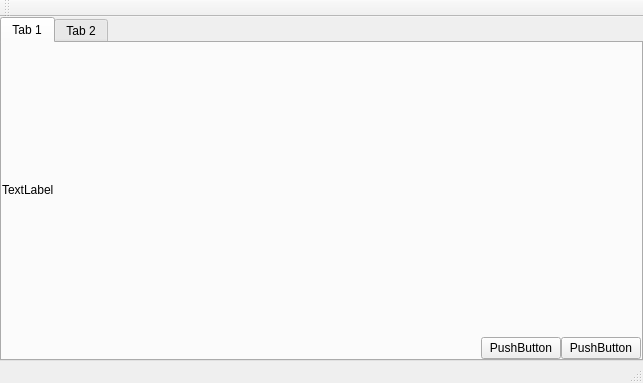
<?xml version="1.0" encoding="UTF-8"?>
<ui version="4.0">
 <class>MainWindow</class>
 <widget class="QMainWindow" name="MainWindow">
  <property name="geometry">
   <rect>
    <x>0</x>
    <y>0</y>
    <width>643</width>
    <height>383</height>
   </rect>
  </property>
  <property name="windowTitle">
   <string>MainWindow</string>
  </property>
  <widget class="QWidget" name="centralWidget">
   <layout class="QVBoxLayout" name="verticalLayout">
    <property name="spacing">
     <number>0</number>
    </property>
    <property name="leftMargin">
     <number>0</number>
    </property>
    <property name="topMargin">
     <number>0</number>
    </property>
    <property name="rightMargin">
     <number>0</number>
    </property>
    <property name="bottomMargin">
     <number>0</number>
    </property>
    <item>
     <widget class="QTabWidget" name="tabWidget">
      <property name="currentIndex">
       <number>0</number>
      </property>
      <widget class="QWidget" name="tab">
       <attribute name="title">
        <string>Tab 1</string>
       </attribute>
       <layout class="QVBoxLayout" name="verticalLayout_2">
        <property name="spacing">
         <number>0</number>
        </property>
        <property name="leftMargin">
         <number>0</number>
        </property>
        <property name="topMargin">
         <number>0</number>
        </property>
        <property name="rightMargin">
         <number>0</number>
        </property>
        <property name="bottomMargin">
         <number>0</number>
        </property>
        <item>
         <widget class="QLabel" name="label">
          <property name="sizePolicy">
           <sizepolicy hsizetype="Preferred" vsizetype="Expanding">
            <horstretch>0</horstretch>
            <verstretch>0</verstretch>
           </sizepolicy>
          </property>
          <property name="text">
           <string>TextLabel</string>
          </property>
         </widget>
        </item>
        <item>
         <layout class="QHBoxLayout" name="horizontalLayout">
          <property name="spacing">
           <number>0</number>
          </property>
          <item>
           <spacer name="horizontalSpacer">
            <property name="orientation">
             <enum>Qt::Horizontal</enum>
            </property>
            <property name="sizeHint" stdset="0">
             <size>
              <width>40</width>
              <height>20</height>
             </size>
            </property>
           </spacer>
          </item>
          <item>
           <widget class="QPushButton" name="pushButton">
            <property name="text">
             <string>PushButton</string>
            </property>
           </widget>
          </item>
          <item>
           <widget class="QPushButton" name="pushButton_2">
            <property name="text">
             <string>PushButton</string>
            </property>
           </widget>
          </item>
         </layout>
        </item>
       </layout>
      </widget>
      <widget class="QWidget" name="tab_2">
       <attribute name="title">
        <string>Tab 2</string>
       </attribute>
      </widget>
     </widget>
    </item>
   </layout>
  </widget>
  <widget class="QMenuBar" name="menuBar">
   <property name="geometry">
    <rect>
     <x>0</x>
     <y>0</y>
     <width>643</width>
     <height>22</height>
    </rect>
   </property>
  </widget>
  <widget class="QToolBar" name="mainToolBar">
   <attribute name="toolBarArea">
    <enum>TopToolBarArea</enum>
   </attribute>
   <attribute name="toolBarBreak">
    <bool>false</bool>
   </attribute>
  </widget>
  <widget class="QStatusBar" name="statusBar"/>
 </widget>
 <layoutdefault spacing="6" margin="11"/>
 <resources/>
 <connections/>
</ui>
